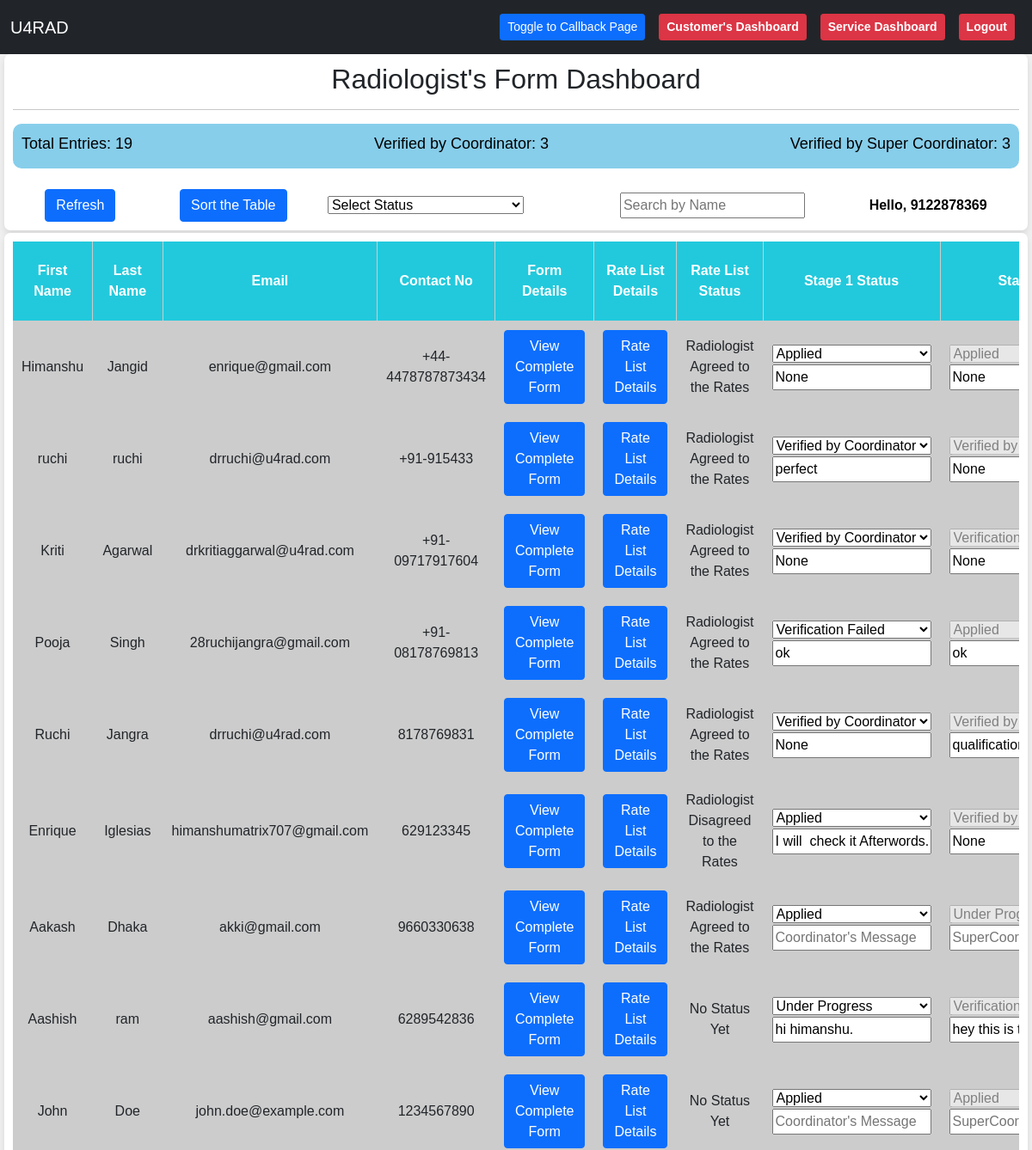
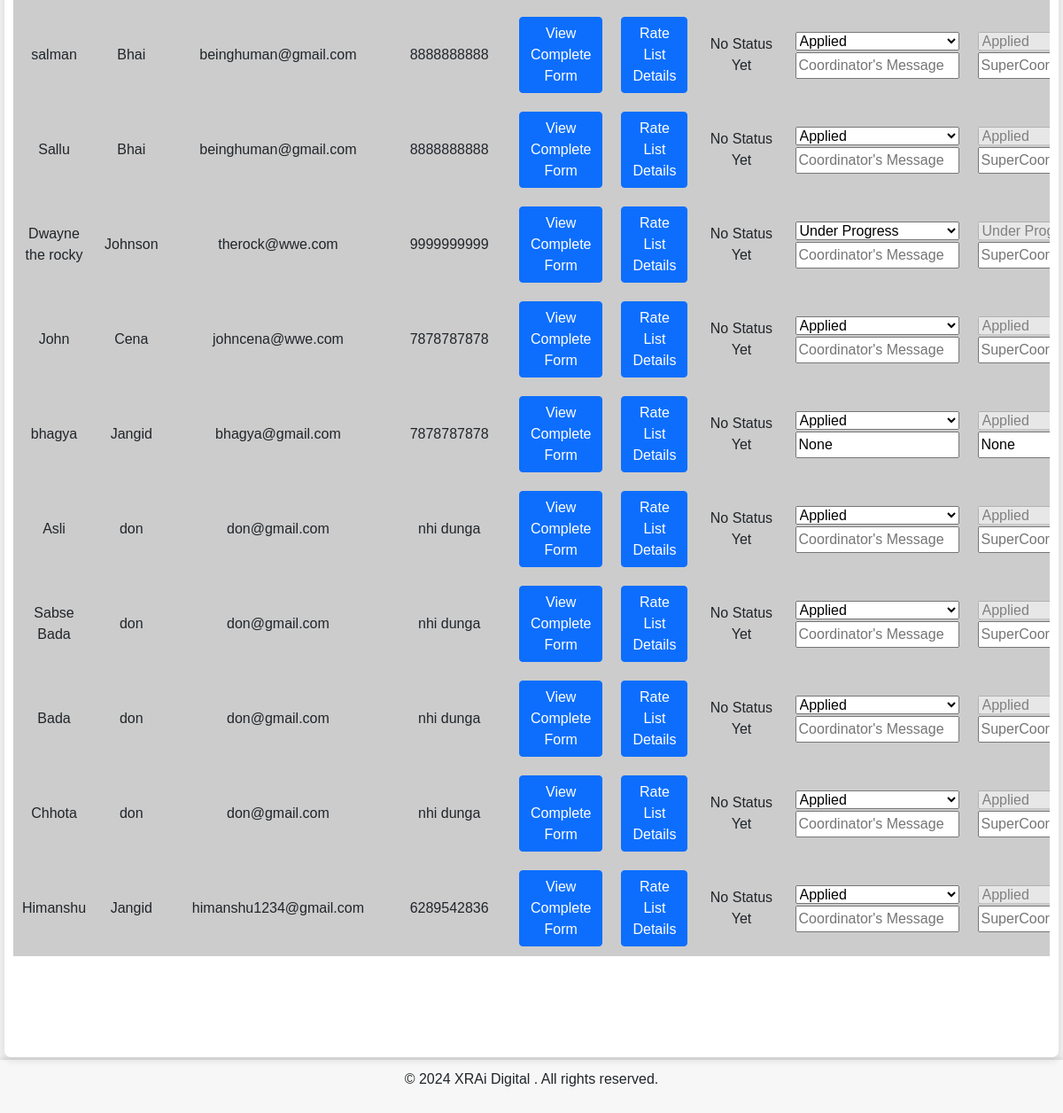
The page /coordinator (signed in) on the database its author committed (2 pictures, top to bottom).
### services/models/personal_info.py (models this page shows, shortened)
class PersonalInformation(models.Model):
    first_name = models.CharField(max_length=50)
    last_name = models.CharField(max_length=50)
    email = models.EmailField()
    password = models.CharField(max_length=15, null=True, default=None, blank=True)
    cnfpassword = models.CharField(max_length=15, null=True, default=None, blank=True)
    address = models.CharField(max_length=200)
    contact_no = models.CharField(max_length=15)
    resume = models.FileField(upload_to='uploads/')
    photo = models.ImageField(upload_to='uploads/')
    experience_years = models.PositiveIntegerField()
    stage1status = models.CharField(max_length=23, choices=[('applied', 'Applied'), ('under_progress', 'Under Progress'), ('verified_by_coordinator', 'Verified by Coordinator'), ('verification_failed', 'Verification Failed')], default='applied')
    stage2status = models.CharField(max_length=28, choices=[('applied', 'Applied'), ('under_progress', 'Under Progress'), ('verified_by_supercoordinator', 'Verified by Supercoordinator'), ('verification_failed', 'Verification Failed')], default='applied')
    coordinator_message = models.CharField(max_length=100, null=True, blank=True)
    supercoordinator_message = models.CharField(max_length=100, null=True, blank=True)
    email_sent = models.BooleanField(default=False)

### services/models/ratelist.py (models this page shows, shortened)
class RateList(models.Model):
    radiologist = models.ForeignKey(PersonalInformation, on_delete=models.CASCADE)
    mri1 = models.IntegerField(null=True, default=200, blank=True)
    mri2 = models.IntegerField(null=True, default=100, blank=True)
    mri3 = models.IntegerField(null=True, default=250, blank=True)
    mri4 = models.IntegerField(null=True, default=250, blank=True)
    mri5 = models.IntegerField(null=True, default=300, blank=True)
    mri6 = models.IntegerField(null=True, default=300, blank=True)
    ct1 = models.IntegerField(null=True, default=150, blank=True)
    ct2 = models.IntegerField(null=True, default=150, blank=True)
    ct3 = models.IntegerField(null=True, default=150, blank=True)
    ct4 = models.IntegerField(null=True, default=200, blank=True)
    ct5 = models.IntegerField(null=True, default=225, blank=True)
    ct6 = models.IntegerField(null=True, default=200, blank=True)
    ct7 = models.IntegerField(null=True, default=500, blank=True)
    xray1 = models.IntegerField(null=True, default=20, blank=True)
    xray2 = models.IntegerField(null=True, default=75, blank=True)
    status = models.CharField(max_length=50, default='No Status Yet', blank=True)

### services/views.py (the view)
# urls.py: path('coordinator', views.coordinator, name = 'coordinator'),
@login_required
def coordinator(request):
    personal_info = PersonalInformation.objects.all().order_by('-pk')
    callback_details = Callback.objects.all().order_by('-pk')
    is_supercoordinator = request.user.groups.filter(name='supercoordinator').exists()
    for info in personal_info:
        try:
            rate_list = RateList.objects.get(radiologist=info)
            info.rate_list_status = rate_list.status
        except RateList.DoesNotExist:
            info.rate_list_status = 'No Status Yet'
    context = {
        'personal_info': personal_info,
        'is_supercoordinator': is_supercoordinator,
        'callback_details': callback_details,
    }
    return render(request, 'coordinator.html', context)

### services/templates/coordinator.html (shortened to what this page needs)
<!DOCTYPE html>
<html>
<head>
  <link href="https://cdn.jsdelivr.net/npm/bootstrap@5.0.2/dist/css/bootstrap.min.css" rel="stylesheet">
  <link rel="stylesheet" href="https://cdnjs.cloudflare.com/ajax/libs/font-awesome/4.7.0/css/font-awesome.min.css">
</head>
<body>
  <nav class="navbar navbar-expand-lg navbar-dark bg-dark">
    <div class="container-fluid">
        <a class="navbar-brand" href="#">U4RAD</a>
        <div class="collapse navbar-collapse justify-content-end" id="navbarSupportedContent">
            <ul class="navbar-nav">
                <li class="nav-item nav-link">
                  <button class="toggle-button btn btn-sm btn-primary" onclick="toggleDetails()">Toggle to Callback Page</button>
                </li>
                <li class="nav-item">
                    <a href="/coordinator_dashboard" class="nav-link">
                        <button class="customer-dashboard-button btn btn-sm btn-danger"><strong>Customer's Dashboard</strong></button>
                    </a>
                </li>
                <li class="nav-item">
                    <a href="/services" class="nav-link">
                        <button class="service-dashboard-button btn btn-sm btn-danger"><strong>Service Dashboard</strong></button>
                    </a>
                </li>
                <li class="nav-item">
                    <a href="/" class="nav-link">
                        <button class="logout-button btn btn-sm btn-danger"><strong>Logout</strong></button>
                    </a>
                </li>
            </ul>
        </div>
    </div>
</nav>
  <div class="container">
    <div class="radiologist-details-table">
    <div class="card">
      <div class="card-body">
        <h2 class="text-center">Radiologist's Form Dashboard</h2>
        <hr>
        <div class="row-container">
          <div class="count-container">
            <div id="count1">Total Entries: <span id="totalRowCount">0</span></div>
            <div id="count2">Verified by Coordinator: <span id="CoordinatorVerifiedRowCount">0</span></div>
            <div id="count3">Verified by Super Coordinator: <span id="SuperCoordinatorVerifiedRowCount">0</span></div>
          </div>
          <br>
          <div class="helpers">
          <div><button class="btn btn-primary " onclick="refreshPage()">Refresh</button></div>
          <div><button class="btn btn-primary" onclick="sortCoordinatorTable()">Sort the Table</button></div>
          <div class="filter-dropdown-container">
            <div class="dropdown-select">
              <select id="selectStatus">
                <option value="">Select Status</option>
              </select>
            </div>
          </div>
          <div class="search-container">
            <input type="text" id="myInput" placeholder="Search by Name" onkeyup="searchByName()">
          </div>
          <div class="greeting">Hello, {{ request.user.username }}</div>
        </div>
        </div>
      </div>
    </div>
    <div class="card">
      <div class="card-body">
        <div class="table-container">
          <table id="patientTable">
            <thead>
              <tr>
                <th>First Name</th>
                <th>Last Name</th>
                <th>Email</th>
                <th>Contact No</th>
                <th>Form Details</th>
                <th>Rate List Details</th>
                <th>Rate List Status</th>
                <th>Stage 1 Status</th>
                <th>Stage 2 Status</th>
              </tr>
            </thead>
            <tbody>
              {% for data in personal_info %}
              <tr>
                <td>{{ data.first_name }}</td>
                <td>{{ data.last_name }}</td>
                <td>{{ data.email }}</td>
                <td>{{ data.contact_no }}</td>
                <td>
                  <button class="btn btn-primary view-form" data-pk="{{ data.pk }}">View Complete Form</button>
                </td>
                <td>
                  <button class="btn btn-primary view-rate-list" data-pk="{{ data.pk }}">Rate List Details</button>
                </td>
                <td>
                  {{ data.rate_list_status }}
                </td>
                <td class="stage1-status-column">
                  <select class="stage1status-dropdown" data-pk="{{ data.pk }}">
                    <option value="applied" {% if data.stage1status == 'applied' %} selected {% endif %}>Applied</option>
                    <option value="under_progress" {% if data.stage1status == 'under_progress' %} selected {% endif %}>Under Progress</option>
                    <option value="verified_by_coordinator" {% if data.stage1status == 'verified_by_coordinator' %} selected {% endif %}>Verified by Coordinator</option>
                    <option value="verification_failed" {% if data.stage1status == 'verification_failed' %} selected {% endif %}>Verification Failed</option>
                  </select>
                  <br>
                    <input class="updatemessage1" type="text" placeholder="Coordinator's Message" style="width: 100%;" value="{{ data.coordinator_message }}">
                </td>
                <td class="stage2-status-column">
                    <select class="stage2status-dropdown" data-pk="{{ data.pk }}" {% if not is_supercoordinator %} disabled {% endif %}>
                      <option value="applied" {% if data.stage2status == 'applied' %} selected {% endif %}>Applied</option>
                      <option value="under_progress" {% if data.stage2status == 'under_progress' %} selected {% endif %}>Under Progress</option>
                      <option value="verified_by_supercoordinator" {% if data.stage2status == 'verified_by_supercoordinator' %} selected {% endif %}>Verified by Supercoordinator</option>
                      <option value="verification_failed" {% if data.stage2status == 'verification_failed' %} selected {% endif %}>Verification Failed</option>
                    </select>
                    <br>
                    <input class="updatemessage2" type="text" placeholder="SuperCoordinator's Message" style="width: 100%;" value="{{ data.supercoordinator_message}}" {% if not is_supercoordinator %} readonly {% endif %}>
                </td>
              </tr>
              {% endfor %}
            </tbody>
          </table>
        </div>
      </div>
    </div>
  </div>
</div>
  <div class="footer">
    <p>&copy; 2024 XRAi Digital . All rights reserved.</p>
  </div>
    </body>
    </html>

### services/templates/coordinator.html (style rules this page uses)
body { font-family: Arial, sans-serif; margin: 0; padding: 0; display: flex; min-height: 100vh; flex-direction: column; background-color: #f0f0f0; }
.container { margin: 0 auto; width: 100%; max-width: 100%; padding-left: 5px; padding-right: 5px; }
.card { border: none; border-radius: 7px; box-shadow: 0 4px 8px rgba(0, 0, 0, 0.1); margin-bottom: 3px; background-color: #fff; }
.card-body { padding: 10px; }
.footer { background-color: #f7f7f7; padding: 10px 0; text-align: center; margin-top: auto; box-shadow: 0 -2px 4px rgba(0, 0, 0, 0.1); }
.table-container { height: calc(100vh - 250px); overflow-y: auto; }
table { width: 100%; border-collapse: collapse; }
th, td { padding: 10px; text-align: center; border-bottom: 1px solid #ccc; }
th { background-color: #22c9dc; color: #fff; }
tbody tr { background-color: #ccc; }
th, td { border-right: 1px solid #ccc; }
th:first-child, td:first-child { position: sticky; left: 0; z-index: 1; background-color: #ccc; }
th:first-child { z-index: 2; background-color: #22c9dc; }
td:first-child { z-index: 1; }
.helpers { display: flex; flex-direction: row; justify-content: space-between; align-items: center; }
.helpers > div { flex-grow: 1; text-align: center; margin: 0 10px; }
.count-container { display: flex; flex-direction: row; justify-content: space-between; align-items: center; background-color: skyblue; border-radius: 10px; padding: 10px; }
#count1, #count2, #count3 { margin-bottom: 5px; font-size: 18px; color: black; }
.filter-dropdown-container { display: flex; align-items: center; }
.filter-dropdown-container > div { margin-right: 10px; }
.search-container { margin-top: 10px; margin-right: auto; }
.greeting { margin-top: 10px; font-weight: bold; color: black; }
select:disabled { cursor: not-allowed; }
input[readonly] { cursor: not-allowed; }

### rows shown on the page
PersonalInformation: first_name "Himanshu", last_name "Jangid", email "enrique@gmail.com", contact_no "+44-4478787873434", rate_list_status "Radiologist Agreed to the Rates", stage1status+id "Applied", coordinator_message "None", stage2status+id "Applied", supercoordinator_message "None"
PersonalInformation: first_name "ruchi", last_name "ruchi", email "drruchi@u4rad.com", contact_no "+91-915433", rate_list_status "Radiologist Agreed to the Rates", stage1status+id "Verified by Coordinator", coordinator_message "perfect", stage2status+id "Verified by Supercoordinator", supercoordinator_message "None"
PersonalInformation: first_name "Kriti", last_name "Agarwal", email "drkritiaggarwal@u4rad.com", contact_no "+91-09717917604", rate_list_status "Radiologist Agreed to the Rates", stage1status+id "Verified by Coordinator", coordinator_message "None", stage2status+id "Verification Failed", supercoordinator_message "None"
PersonalInformation: first_name "Pooja", last_name "Singh", email "28ruchijangra@gmail.com", contact_no "+91-08178769813", rate_list_status "Radiologist Agreed to the Rates", stage1status+id "Verification Failed", coordinator_message "ok", stage2status+id "Applied", supercoordinator_message "ok"
PersonalInformation: first_name "Ruchi", last_name "Jangra", email "drruchi@u4rad.com", contact_no "8178769831", rate_list_status "Radiologist Agreed to the Rates", stage1status+id "Verified by Coordinator", coordinator_message "None", stage2status+id "Verified by Supercoordinator", supercoordinator_message "qualification"
PersonalInformation: first_name "Enrique", last_name "Iglesias", email "himanshumatrix707@gmail.com", contact_no "629123345", rate_list_status "Radiologist Disagreed to the Rates", stage1status+id "Applied", coordinator_message "I will check it Afterwords.", stage2status+id "Verified by Supercoordinator", supercoordinator_message "None"
PersonalInformation: first_name "Aakash", last_name "Dhaka", email "akki@gmail.com", contact_no "9660330638", rate_list_status "Radiologist Agreed to the Rates", stage1status+id "Applied", stage2status+id "Under Progress"
PersonalInformation: first_name "Aashish", last_name "ram", email "aashish@gmail.com", contact_no "6289542836", rate_list_status "No Status Yet", stage1status+id "Under Progress", coordinator_message "hi himanshu.", stage2status+id "Verification Failed", supercoordinator_message "hey this is the coordinator 2."
PersonalInformation: first_name "John", last_name "Doe", email "john.doe@example.com", contact_no "1234567890", rate_list_status "No Status Yet", stage1status+id "Applied", stage2status+id "Applied"
PersonalInformation: first_name "salman", last_name "Bhai", email "beinghuman@gmail.com", contact_no "8888888888", rate_list_status "No Status Yet", stage1status+id "Applied", stage2status+id "Applied"
PersonalInformation: first_name "Sallu", last_name "Bhai", email "beinghuman@gmail.com", contact_no "8888888888", rate_list_status "No Status Yet", stage1status+id "Applied", stage2status+id "Applied"
PersonalInformation: first_name "Dwayne the rocky", last_name "Johnson", email "therock@wwe.com", contact_no "9999999999", rate_list_status "No Status Yet", stage1status+id "Under Progress", stage2status+id "Under Progress"
PersonalInformation: first_name "John", last_name "Cena", email "johncena@wwe.com", contact_no "7878787878", rate_list_status "No Status Yet", stage1status+id "Applied", stage2status+id "Applied"
PersonalInformation: first_name "bhagya", last_name "Jangid", email "bhagya@gmail.com", contact_no "7878787878", rate_list_status "No Status Yet", stage1status+id "Applied", coordinator_message "None", stage2status+id "Applied", supercoordinator_message "None"
PersonalInformation: first_name "Asli", last_name "don", email "don@gmail.com", contact_no "nhi dunga", rate_list_status "No Status Yet", stage1status+id "Applied", stage2status+id "Applied"
PersonalInformation: first_name "Sabse Bada", last_name "don", email "don@gmail.com", contact_no "nhi dunga", rate_list_status "No Status Yet", stage1status+id "Applied", stage2status+id "Applied"
PersonalInformation: first_name "Bada", last_name "don", email "don@gmail.com", contact_no "nhi dunga", rate_list_status "No Status Yet", stage1status+id "Applied", stage2status+id "Applied"
PersonalInformation: first_name "Chhota", last_name "don", email "don@gmail.com", contact_no "nhi dunga", rate_list_status "No Status Yet", stage1status+id "Applied", stage2status+id "Applied"
PersonalInformation: first_name "Himanshu", last_name "Jangid", email "himanshu1234@gmail.com", contact_no "6289542836", rate_list_status "No Status Yet", stage1status+id "Applied", stage2status+id "Applied"

### other values the page prints
{{ request.user.username }} "9122878369"
